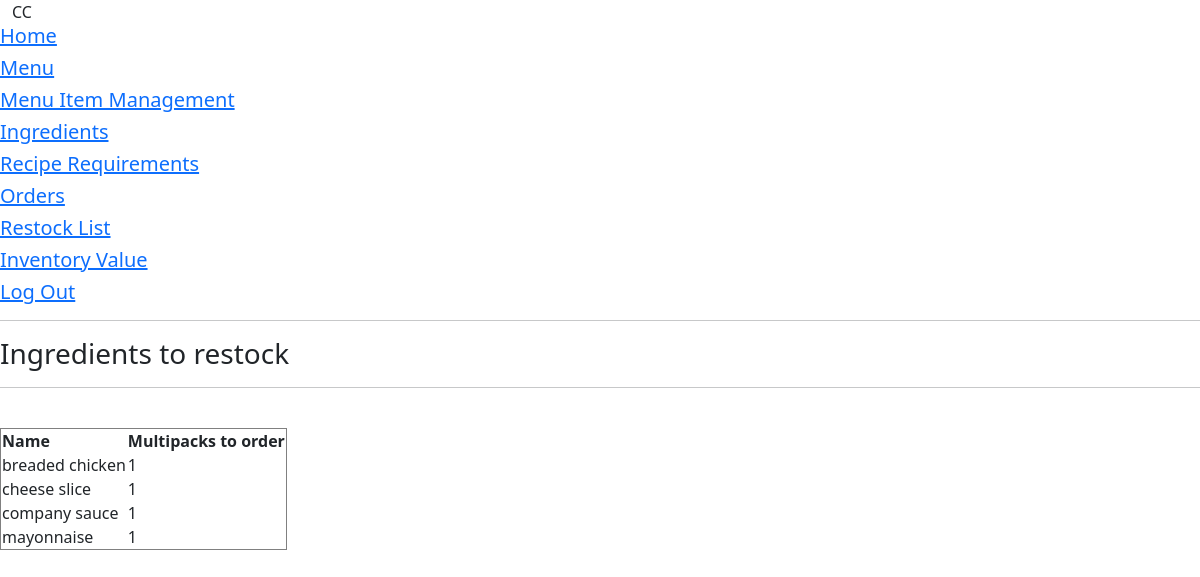
The page /restock_list (signed in) on the database its author committed.
### crispy_crab/models.py (models this page shows, shortened)
class Ingredients(models.Model):
    PIECE = "PC"
    GRAM = "GR"
    MILLILITRE = "ML"
    INGREDIENT_UNIT_CHOICES = [
        (PIECE, "pcs."),
        (GRAM, "gr."),
        (MILLILITRE, "ml")
    ]
    ing_name = models.CharField(max_length=25, unique=True)
    ing_quantity = models.IntegerField(default=0)
    multi_pack_quantity = models.IntegerField(default=1)
    unit = models.CharField(max_length=2, choices=INGREDIENT_UNIT_CHOICES, default=PIECE)
    multi_pack_price = models.DecimalField(max_digits=8, decimal_places=2)
    minimal_quantity = models.IntegerField(default=0)
    class Meta:
        ordering = ['ing_name']
    def ordering_qty(self):
        shortage = self.minimal_quantity - self.ing_quantity
        multipacks = ceil(shortage / self.multi_pack_quantity)
        x = int(multipacks)
        return x

### crispy_crab/views.py (the view)
# urls.py: path('restock_list', views.RestockList.as_view(), name='restocklist'),
class RestockList(LoginRequiredMixin, TemplateView):
    template_name = "crispy_crab/restock_list.html"
    def get_context_data(self, **kwargs):
        context = super().get_context_data(**kwargs)
        context["ingredients"] = [ingredient for ingredient in Ingredients.objects.all() if ingredient.ordering_qty() > 0]
        return context

### crispy_crab/templates/crispy_crab/restock_list.html
{% extends "crispy_crab/base.html" %}
{% block content %}
<hr>
<h3>Ingredients to restock</h3>
<hr>
<br>
<table border = 1 id="ingredients">
  <tr>
    <th>Name</th>
    <th>Multipacks to order</th>
  </tr>
{% for ingredient in ingredients %}
<tr>
  <td>{{ ingredient.ing_name }} </td>
  <td>{{ ingredient.ordering_qty }} </td>
</tr>
{% endfor %}
</table>
{% endblock %}

### rows shown on the page
Ingredients: ing_name "breaded chicken", ordering_qty "1"
Ingredients: ing_name "cheese slice", ordering_qty "1"
Ingredients: ing_name "company sauce", ordering_qty "1"
Ingredients: ing_name "mayonnaise", ordering_qty "1"
